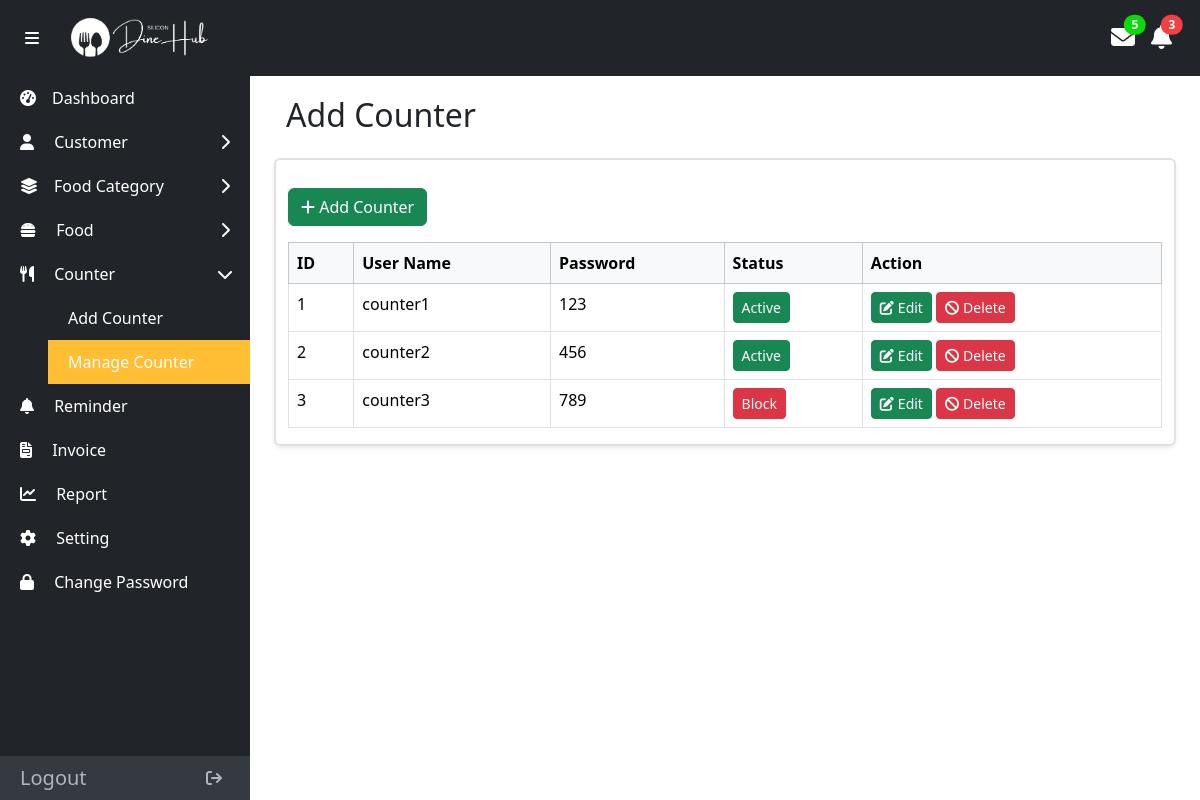
The app's page /admin/counterManage.php (signed in) with its own data.
### tables this page shows
CREATE TABLE `counter_table` (
  `counterID` int(11) NOT NULL,
  `userName` varchar(255) NOT NULL,
  `password` varchar(128) NOT NULL,
  `status` varchar(5) NOT NULL
);

### dbFunctions/counterdb.php (called while the page is built, shortened)
<?php
function getAllCounters() {
    $conn = null;
    $stmt = null;
    try {
        $conn = dbConnection();
        $stmt = $conn->prepare("SELECT * FROM counter_table");
        $stmt->execute();
        $res = $stmt->get_result();
        if($res->num_rows>0){
            return $res;
        }else{
            return "error";
        }
    } catch (Exception $e) {
        error_log($e->getMessage());
        return "error: " . $e->getMessage();
    } finally{
        $stmt->close();
        $conn->close();
    }
}
?>

### admin/counterManage.php (the view)
<?php
include_once "adminNavbar.php";
require_once "../dbFunctions/counterdb.php";
?>
<section class="content w-100">
    <div class="row mt-3 ms-1 me-1">
        <h2 class="mb-4">Add Counter</h2>
        <div class="col-md-12 border border-2 pt-1 shadow-sm rounded">
            <div class="row mt-4">
                <div class="col-md-6">
                    <div class="d-flex justify-content-start">
                        <button class="btn btn-success mb-3"><i class="fa-solid fa-plus"></i> Add Counter</button>
                    </div>
                </div>
            </div>
            <div class="d-flex justify-content-between">
                <table class="table table-bordered table-responsive" id="myTable">
                    <thead class="table-light">
                        <tr>
                            <th>ID</th>
                            <th>User Name</th>
                            <th>Password</th>
                            <th>Status</th>
                            <th>Action</th>
                        </tr>
                    </thead>
                    <tbody>
                        <?php
                            $result = getAllCounters();
                            while($counter = $result->fetch_assoc()){
                                ?>
                                <tr>
                                    <td><?= $counter['counterID']?></td>
                                    <td><?= $counter['userName']?></td>
                                    <td><?= $counter['password']?></td>
                                    <td>
                                        <?= $counter['status'] ? '<button class="btn btn-success btn-sm">Active</button>' : '<button class="btn btn-danger btn-sm">Block</button>' ?>
                                    </td>
                                    <td>
                                        <a href="CounterEdit.php?id=<?php echo $counter['counterID'] ?>" class="btn btn-success btn-sm"><i class="fa-solid fa-edit me-1"></i>Edit</a>
                                        <a href="counterBlock.php?id=<?php echo $counter['counterID'] ?>" class="btn btn-danger btn-sm" id="deleteStudent"><i class="fa-solid fa-ban me-1"></i>Delete</a>
                                    </td>
                                </tr>
                                <?php
                            }
                        ?>
                    </tbody>
                </table>
            </div>
        </div>
    </div>
</section>
<?php include_once "adminFooter.php"; ?>

### assets/css/AdminCss/style.css (style rules this page uses)
* { padding: 0; margin: 0; box-sizing: border-box; }
body { display: flex; height: 100vh; overflow: hidden; }
.content { margin-left: 250px; margin-top: 60px; padding: 20px; transition: margin-left 0.3s; }

### records on screen
counter_table: counterID "1", userName "counter1", password "123", status "Active"
counter_table: counterID "2", userName "counter2", password "456", status "Active"
counter_table: counterID "3", userName "counter3", password "789", status "Block"
